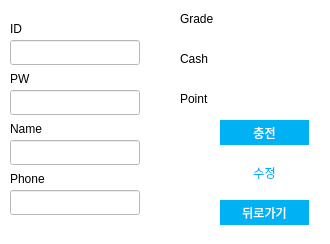
<?xml version="1.0" encoding="UTF-8"?>
<ui version="4.0">
 <class>user</class>
 <widget class="QDialog" name="user">
  <property name="geometry">
   <rect>
    <x>0</x>
    <y>0</y>
    <width>330</width>
    <height>244</height>
   </rect>
  </property>
  <property name="windowTitle">
   <string>Dialog</string>
  </property>
  <property name="styleSheet">
   <string notr="true">background-color: rgb(255, 255, 255);</string>
  </property>
  <widget class="QLineEdit" name="id_text">
   <property name="geometry">
    <rect>
     <x>10</x>
     <y>40</y>
     <width>130</width>
     <height>25</height>
    </rect>
   </property>
   <property name="dragEnabled">
    <bool>true</bool>
   </property>
   <property name="readOnly">
    <bool>true</bool>
   </property>
  </widget>
  <widget class="QLineEdit" name="pw_text">
   <property name="geometry">
    <rect>
     <x>10</x>
     <y>90</y>
     <width>130</width>
     <height>25</height>
    </rect>
   </property>
  </widget>
  <widget class="QLineEdit" name="name_text">
   <property name="geometry">
    <rect>
     <x>10</x>
     <y>140</y>
     <width>130</width>
     <height>25</height>
    </rect>
   </property>
  </widget>
  <widget class="QLineEdit" name="phone_text">
   <property name="geometry">
    <rect>
     <x>10</x>
     <y>190</y>
     <width>130</width>
     <height>25</height>
    </rect>
   </property>
  </widget>
  <widget class="QLabel" name="id_label">
   <property name="geometry">
    <rect>
     <x>10</x>
     <y>20</y>
     <width>67</width>
     <height>17</height>
    </rect>
   </property>
   <property name="text">
    <string>ID</string>
   </property>
  </widget>
  <widget class="QLabel" name="pw_label">
   <property name="geometry">
    <rect>
     <x>10</x>
     <y>70</y>
     <width>67</width>
     <height>17</height>
    </rect>
   </property>
   <property name="text">
    <string>PW</string>
   </property>
  </widget>
  <widget class="QLabel" name="name_label">
   <property name="geometry">
    <rect>
     <x>10</x>
     <y>120</y>
     <width>67</width>
     <height>17</height>
    </rect>
   </property>
   <property name="text">
    <string>Name</string>
   </property>
  </widget>
  <widget class="QLabel" name="phone_label">
   <property name="geometry">
    <rect>
     <x>10</x>
     <y>170</y>
     <width>67</width>
     <height>17</height>
    </rect>
   </property>
   <property name="text">
    <string>Phone</string>
   </property>
  </widget>
  <widget class="QLabel" name="cash_label">
   <property name="geometry">
    <rect>
     <x>180</x>
     <y>50</y>
     <width>151</width>
     <height>17</height>
    </rect>
   </property>
   <property name="text">
    <string>Cash</string>
   </property>
  </widget>
  <widget class="QLabel" name="point_label">
   <property name="geometry">
    <rect>
     <x>180</x>
     <y>90</y>
     <width>151</width>
     <height>17</height>
    </rect>
   </property>
   <property name="text">
    <string>Point</string>
   </property>
  </widget>
  <widget class="QPushButton" name="edit_btn">
   <property name="geometry">
    <rect>
     <x>220</x>
     <y>160</y>
     <width>89</width>
     <height>25</height>
    </rect>
   </property>
   <property name="styleSheet">
    <string notr="true">QPushButton{
	background-color: rgb(255, 255, 255);
	color: rgb(0, 177, 244);
    border:none
}
QPushButton:hover{
	background-color: rgb(0, 177, 244);
	color: rgb(255, 255, 255);
}</string>
   </property>
   <property name="text">
    <string>수정</string>
   </property>
  </widget>
  <widget class="QPushButton" name="exit_btn">
   <property name="geometry">
    <rect>
     <x>220</x>
     <y>200</y>
     <width>89</width>
     <height>25</height>
    </rect>
   </property>
   <property name="styleSheet">
    <string notr="true">QPushButton{
	background-color: rgb(0, 177, 244);
	color: rgb(255, 255, 255);
    border:none
}
QPushButton:hover{
	background-color: rgb(255, 255, 255);
	color: rgb(0, 177, 244);
   border:none
}</string>
   </property>
   <property name="text">
    <string>뒤로가기</string>
   </property>
  </widget>
  <widget class="QPushButton" name="charge_btn">
   <property name="geometry">
    <rect>
     <x>220</x>
     <y>120</y>
     <width>89</width>
     <height>25</height>
    </rect>
   </property>
   <property name="styleSheet">
    <string notr="true">QPushButton{
	background-color: rgb(0, 177, 244);
	color: rgb(255, 255, 255);
    border:none
}
QPushButton:hover{
	background-color: rgb(255, 255, 255);
	color: rgb(0, 177, 244);
   border:none
}</string>
   </property>
   <property name="text">
    <string>충전</string>
   </property>
  </widget>
  <widget class="QLabel" name="grade_label">
   <property name="geometry">
    <rect>
     <x>180</x>
     <y>10</y>
     <width>151</width>
     <height>17</height>
    </rect>
   </property>
   <property name="text">
    <string>Grade</string>
   </property>
  </widget>
 </widget>
 <resources/>
 <connections/>
</ui>
